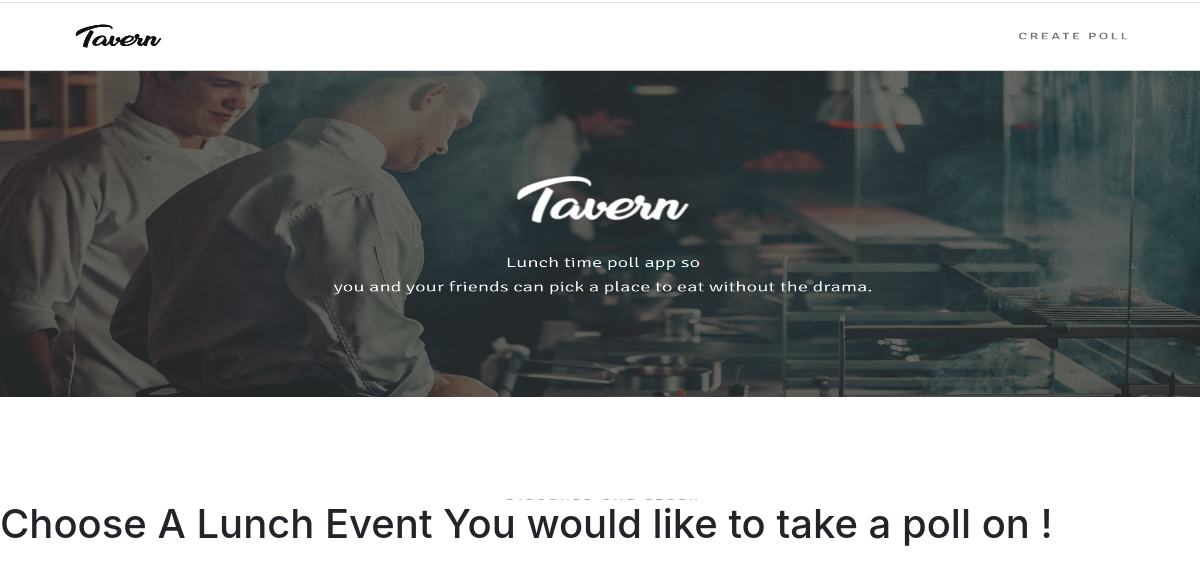
Before: / with the older database file.
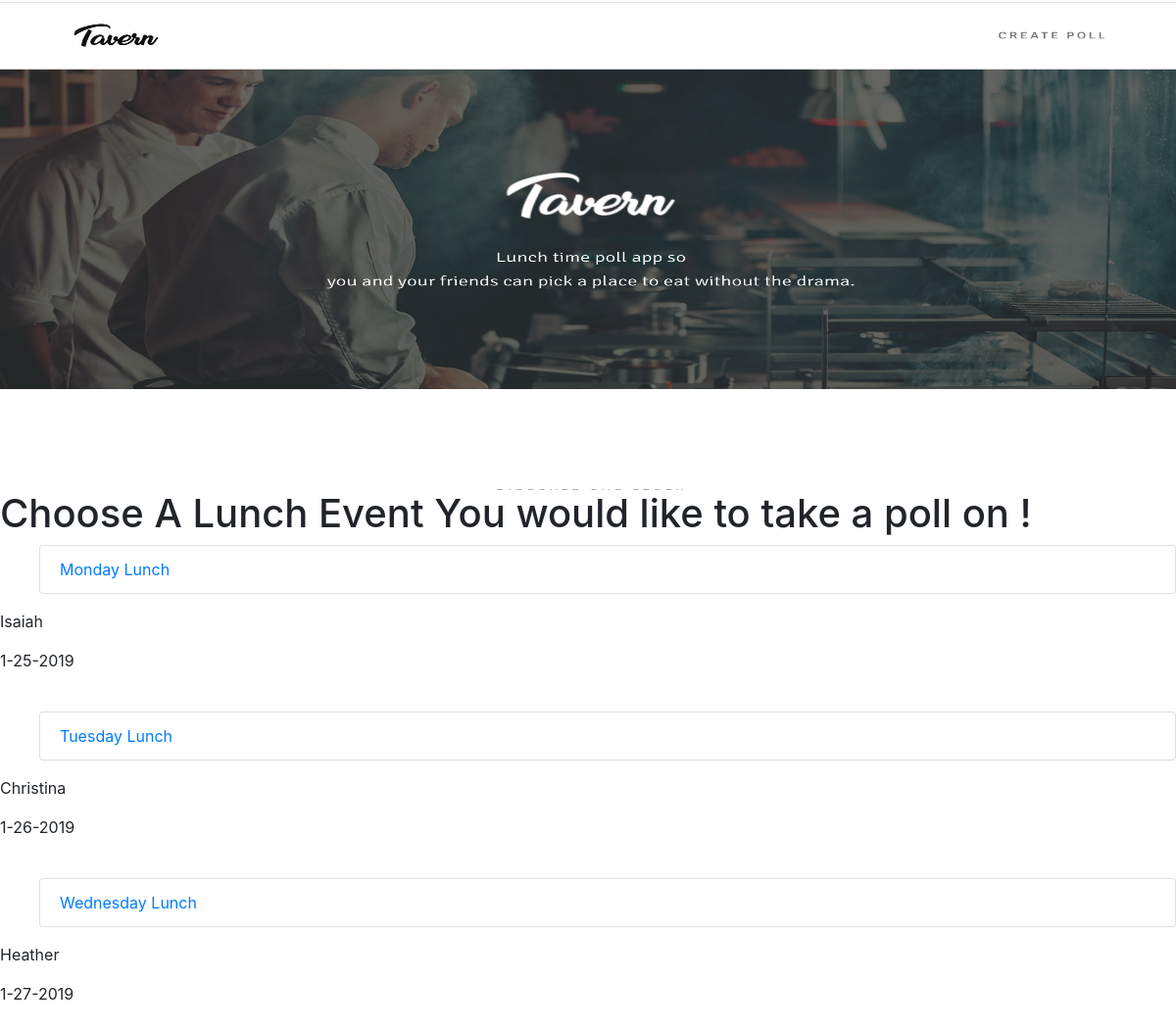
After: the same page with the newer database file.
### tavern/models.py (models this page shows, shortened)
class Lunch(models.Model):
    nickname = models.CharField(max_length = 150)
    user = models.CharField(max_length = 150)
    date = models.CharField(max_length = 150)

### tavern/views.py (the view)
# urls.py: 2. Add a URL to urlpatterns:  path('', Home.as_view(), name='home')
class Home(TemplateView):
    template_name = 'home.html'
    def get_context_data(self, **kwargs):
        available_lunches = Lunch.objects.all()
        context = {
            "lunches" : available_lunches
        }
        return context

### tavern/Templates/home.html
{% extends "base.html"%}
{% block content %}
    {% for lunch in lunches %}
        <ul>
            <li class="list-group-item"><a href="{% url 'tavern:detail' lunch.id %}">{{ lunch.nickname }}</a></li>
        </ul>
        <p class="home-detail">{{ lunch.user }}</p>
        <p class="home-detail">{{ lunch.date }}</p>
        <br/>
    {% endfor %}
{% endblock %}

### tavern/Templates/base.html (shortened to what this page needs)
<html>
<head>
    <link rel="stylesheet" href="https://stackpath.bootstrapcdn.com/bootstrap/4.2.1/css/bootstrap.min.css">
    <link rel="stylesheet" href="static/styles.css">
</head>
<body>
   <img src="/static/images/tavern.png" height="500px" width="100%">
<main>
<h1 class="choose">Choose A Lunch Event You would like to take a poll on !</h1>
{% block content %}
{% endblock %}
</main>
</body>
</html>

Changed rows visible on the page:
added Lunch: nickname "Monday Lunch", user "Isaiah", date "1-25-2019"
added Lunch: nickname "Tuesday Lunch", user "Christina", date "1-26-2019"
added Lunch: nickname "Wednesday Lunch", user "Heather", date "1-27-2019"
